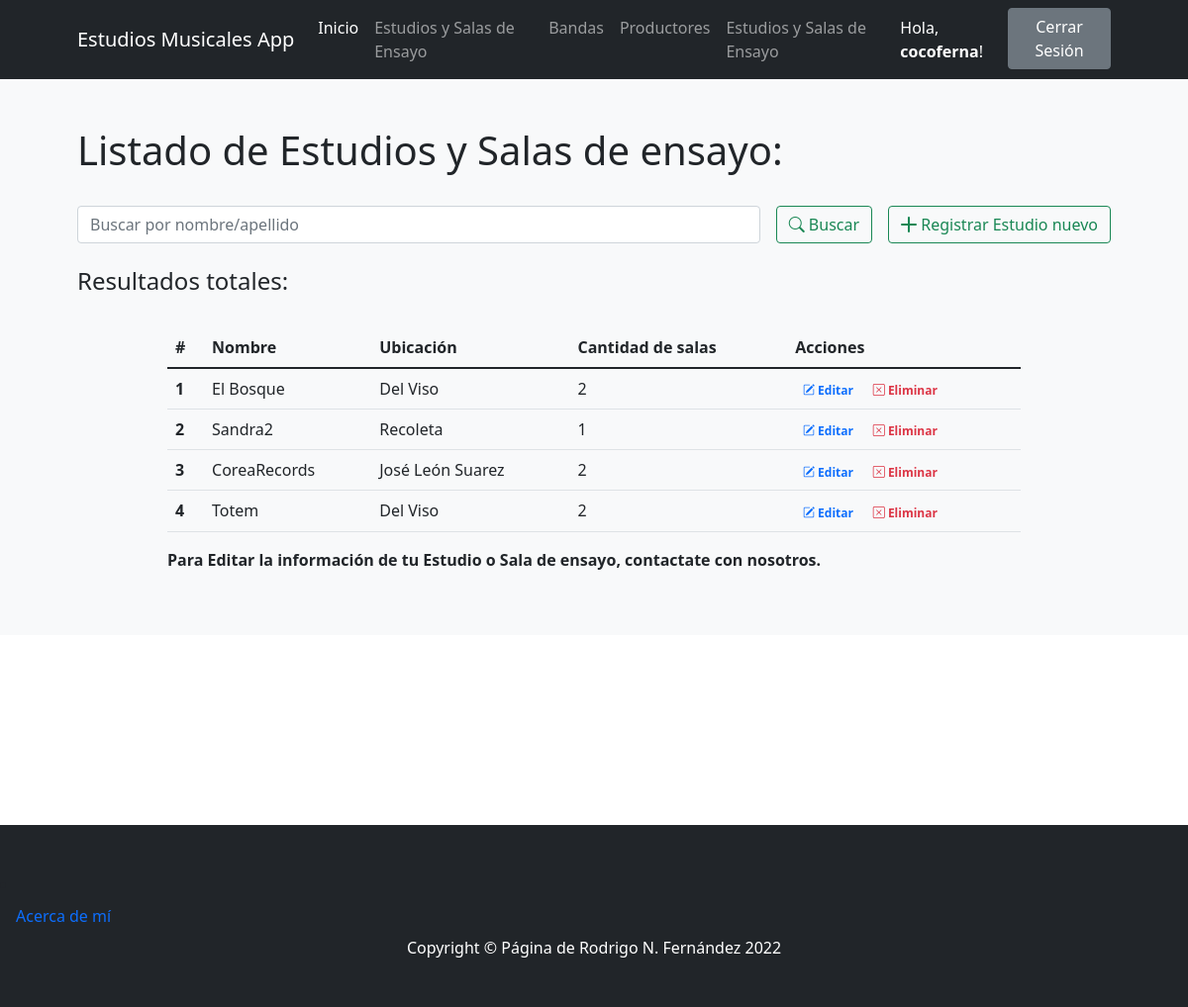
/estudios/ (signed in), run on an earlier commit of the app's database.
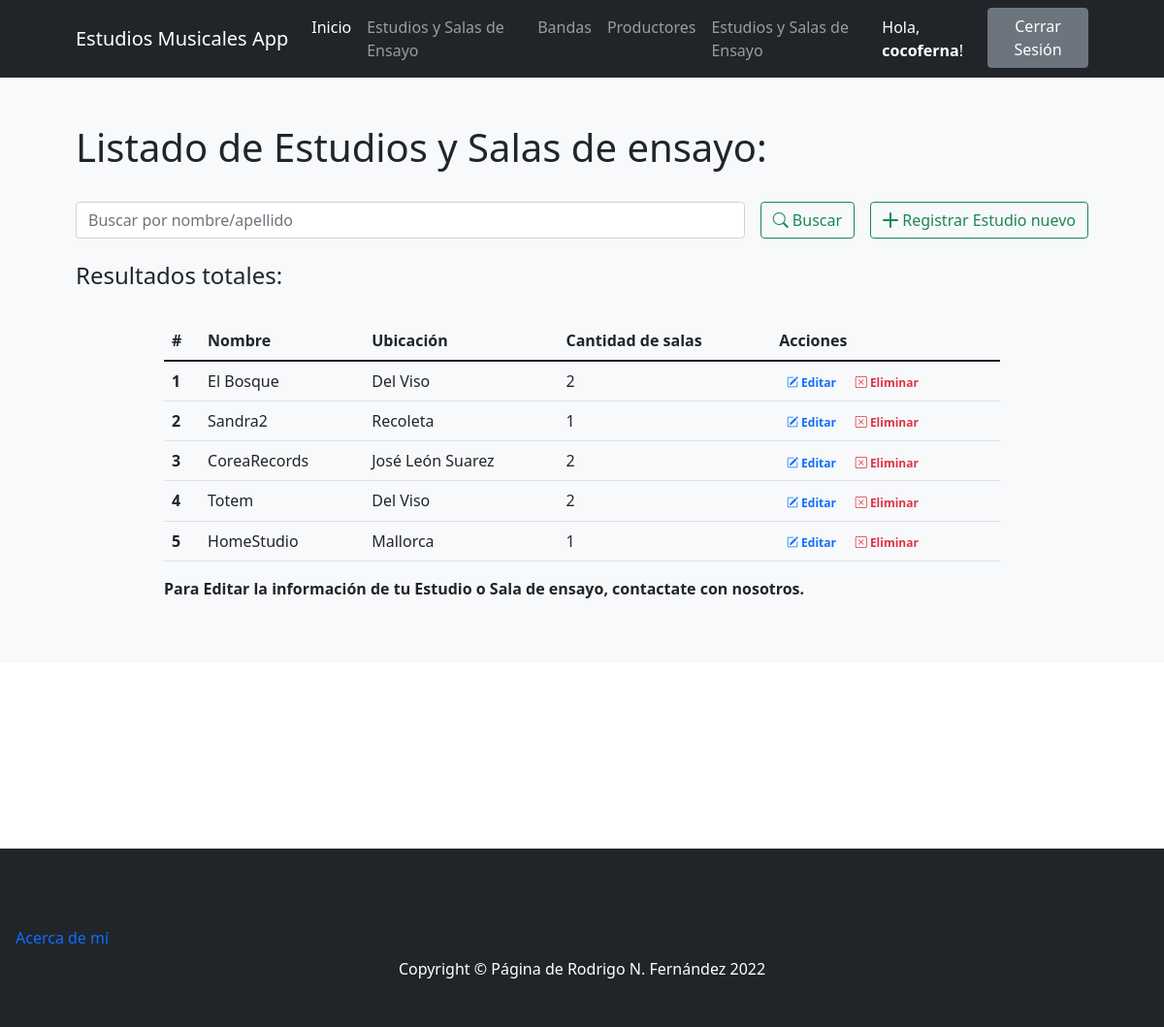
And on a later commit of the database.
### ProyectoCoderApp/models.py (models this page shows)
class Estudios(models.Model):
    nombre = models.CharField(max_length=30) # Texto
    ubicacion = models.CharField(max_length=30)
    cantidad_salas = models.IntegerField()
    class Meta:
        verbose_name_plural="Estudios"

### ProyectoCoderApp/views.py (the view)
# urls.py: path('estudios/',estudios,name="estudios"),
@login_required
def estudios(request):
    if request.method == "POST":
        search = request.POST["search"]
        if search != "":
            estudios = Estudios.objects.filter( Q(nombre__icontains=search) | Q(genero__icontains=search) ).values()
            return render(request,"ProyectoCoderApp/estudios.html",{"estudios":estudios, "search":True, "busqueda":search})
    estudios = Estudios.objects.all()
    return render(request,"ProyectoCoderApp/estudios.html",{"estudios":estudios})

### ProyectoCoderApp/templates/ProyectoCoderApp/estudios.html (shortened to what this page needs)
{% extends 'ProyectoCoderApp/base.html' %}
{% load static %}
{% block contenidoPagina %}
<section class="bg-light py-5">
    <div class="container px-5">
        <h1>Listado de Estudios y Salas de ensayo:</h1>
        <br>
        <div class="row gx-5 justify-content-center">
            <div class="col-lg-12">
                <form class="d-flex my-2 my-lg-0" action="" method="post">
                    <input class="flex-grow-0 form-control mr-sm-2" type="search" name="search" placeholder="Buscar por nombre/apellido" aria-label="Search">
                    <button class="btn btn-outline-success text-nowrap ms-3 my-2 my-sm-0" type="submit"> <i class="bi bi-search"></i> Buscar</button>
                    <a class="btn btn-outline-success text-nowrap ms-3 my-2 my-sm-0" href="{% url 'crear_estudio' %}"> <i class="bi bi-plus-lg"></i> Registrar Estudio nuevo</a>
                </form>
            </div>
        </div>
        <br>
        <h4>Resultados
            {% if search %}
                para "{{busqueda}}":
            {% else %}
                totales:
            {% endif %}
        </h4>
        <br>
        <div class="row gx-5 justify-content-center">
            <div class="col-lg-10 table-responsive">
                <table class="table table-theme">
                    <thead>
                        <tr>
                            <th scope="col">#</th>
                            <th scope="col">Nombre</th>
                            <th scope="col">Ubicación</th>
                            <th scope="col">Cantidad de salas</th>
                            <th scope="col">Acciones</th>
                        </tr>
                    </thead>
                    <tbody>
                        {% for estudio in estudios %}
                            <tr>
                                <th scope="row">{{forloop.counter}}</th>
                                <td>{{estudio.nombre}}</td>
                                <td>{{estudio.ubicacion}}</td>
                                <td>{{estudio.cantidad_salas}}</td>
                                <td>
                                    <a href="{% url 'editar_estudio' estudio.id %}" class="text-primary badge badge-primary text-decoration-none"> <i class="bi bi-pencil-square"></i> Editar</a>
                                    <a href="{% url 'eliminar_estudio' estudio.id %}" class="text-danger badge badge-danger text-decoration-none"> <i class="bi bi-x-square"></i> Eliminar</a>
                                </td>
                            </tr>
                        {% endfor %}
                    </tbody>
                </table>
                <b>
                    <p>Para Editar la información de tu Estudio o Sala de ensayo, contactate con nosotros.</p>
                </b>
            </div>
        </div>
    </div>
</section>
{% endblock %}

What changed in the data, as far as the page shows it:
added Estudios: nombre "HomeStudio", ubicacion "Mallorca", cantidad_salas "1"
